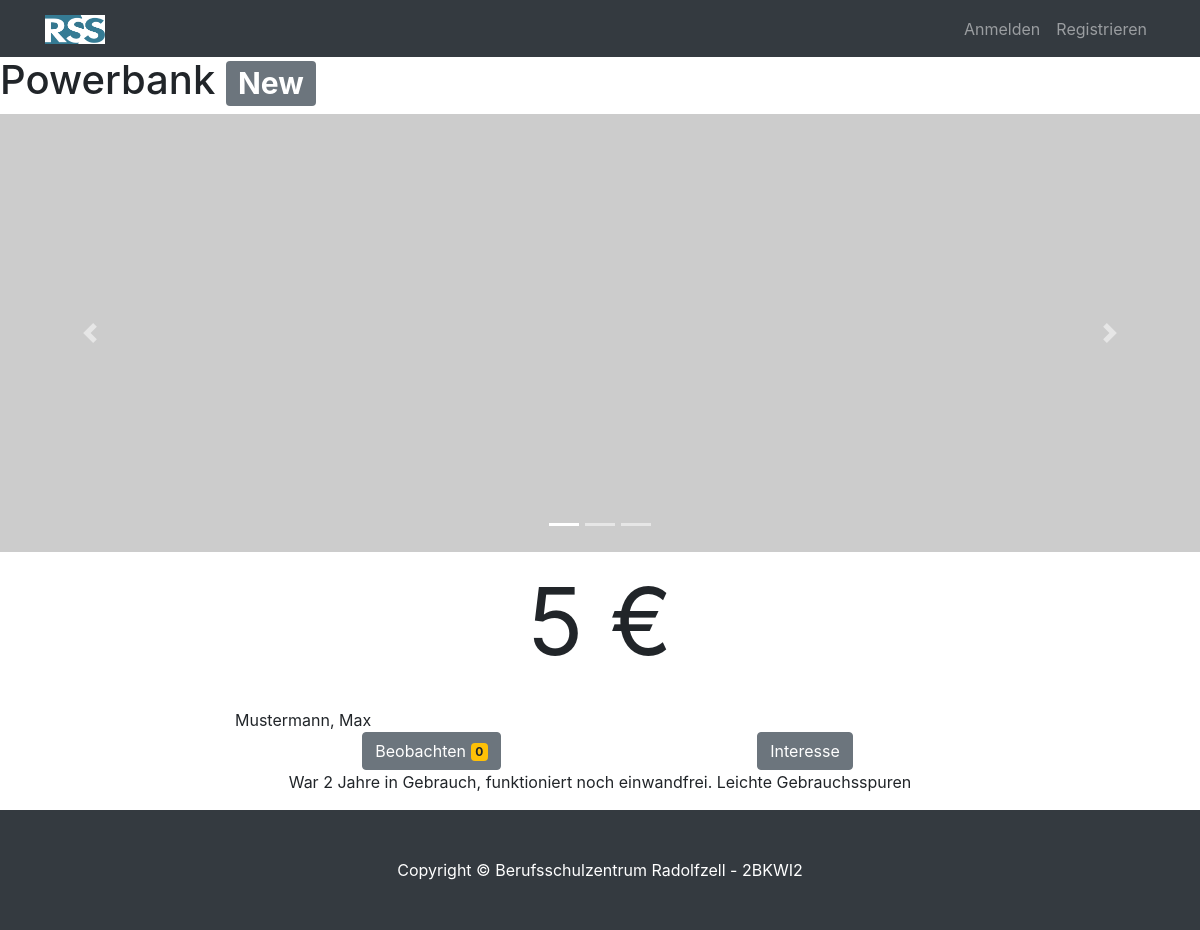
/web/angebot.php?id=1, run on the app's committed database.
### tables this page shows
CREATE TABLE `offer` (
  `id` int(11) NOT NULL,
  `creatorid` int(255) NOT NULL,
  `title` varchar(255) NOT NULL,
  `createdate` timestamp NOT NULL DEFAULT CURRENT_TIMESTAMP,
  `description` longtext NOT NULL,
  `price` int(255) NOT NULL
);

CREATE TABLE IF NOT EXISTS `users` (
  `id` int(10) unsigned NOT NULL AUTO_INCREMENT,
  `email` varchar(255) NOT NULL,
  `passwort` varchar(255) NOT NULL,
  `vorname` varchar(255) NOT NULL DEFAULT '' ,
  `nachname` varchar(255) NOT NULL DEFAULT '' ,
  `class` varchar(20) NOT NULL DEFAULT '' ,
  `created_at` timestamp NOT NULL DEFAULT CURRENT_TIMESTAMP,
  `updated_at` timestamp on update CURRENT_TIMESTAMP NOT NULL DEFAULT CURRENT_TIMESTAMP ,
  `passwortcode` varchar(255) DEFAULT NULL,
  `passwortcode_time` timestamp NULL DEFAULT NULL,
  PRIMARY KEY (`id`), UNIQUE (`email`)
);

### web/angebot.php (the view, shortened to what this page needs)
<?php
include __DIR__ . '/templates/header.inc.php';
?>
<?php
global $pdo;
$statement = $pdo->prepare("SELECT * FROM offer, users WHERE offer.creatorid = users.id AND offer.id = :id");
$statement->execute(array(':id' => $_GET['id']));
while($row = $statement->fetch()) {
?>
<h1><?php echo $row['title'];?> <span class="badge badge-secondary">New</span></h1>
<div id="carouselExampleIndicators" class="carousel slide" data-ride="carousel">
  <ol class="carousel-indicators">
    <li data-target="#carouselExampleIndicators" data-slide-to="0" class="active"></li>
    <li data-target="#carouselExampleIndicators" data-slide-to="1"></li>
    <li data-target="#carouselExampleIndicators" data-slide-to="2"></li>
  </ol>
  <div class="carousel-inner">
    <div class="carousel-item active">
      <img src="https://via.placeholder.com/350x128" class="d-block w-100" alt="...">
    </div>
  </div>
  <a class="carousel-control-prev" href="#carouselExampleIndicators" role="button" data-slide="prev">
    <span class="carousel-control-prev-icon" aria-hidden="true"></span>
  </a>
  <a class="carousel-control-next" href="#carouselExampleIndicators" role="button" data-slide="next">
    <span class="carousel-control-next-icon" aria-hidden="true"></span>
  </a>
</div>
<p class="text-center" style="font-size: 70pt;"><?php echo $row['price'];?> €</p>
<div class="container">
<div class="row justify-content-center">
    <div class="col-sm-4">
      <?php echo $row['nachname'] . ", " . $row['vorname'];?>
    </div>
    <div class="col-sm-4">
    </div>
  </div>
    </div>
    <div class="row justify-content-center">
    <div class="col-sm-4">
<button type="button" class="btn btn-secondary">
Beobachten  <span class="badge badge-warning">0</span>
</button>
    </div>
        <div class="col-sm-">
<input class="btn btn-secondary" type="submit" value="Interesse">
      </div>
      </div>
      <p class="text-center"><?php echo $row['description'];?></p>
<?php
}
?>
<?php
include __DIR__ . '/templates/footer.inc.php';
?>

### web/css/styles.css (style rules this page uses)
body { padding-top: 56px; }

### data on the page
offer: title "Powerbank", price "5", creatorid.nachname "Mustermann", creatorid.vorname "Max", description "War 2 Jahre in Gebrauch, funktioniert noch einwandfrei. Leichte Gebrauchsspuren"
